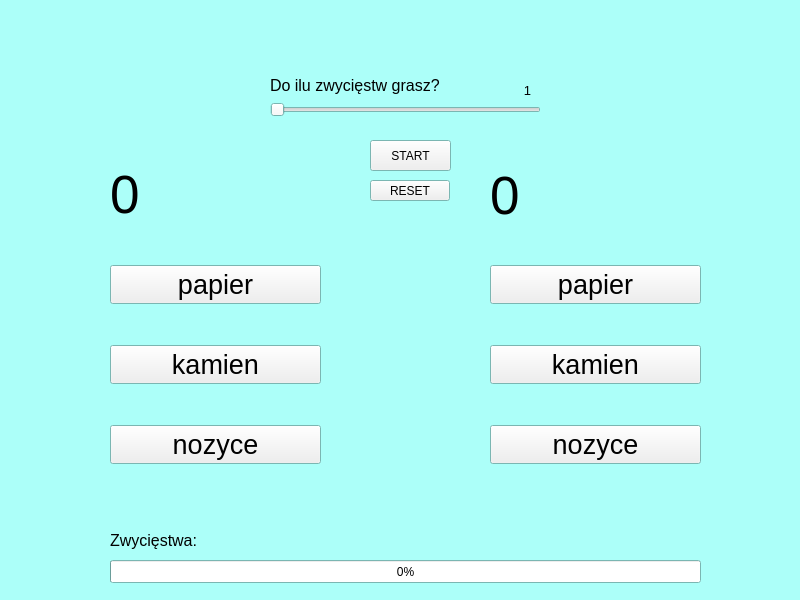
<?xml version="1.0" encoding="UTF-8"?>
<ui version="4.0">
 <class>MainWindow</class>
 <widget class="QMainWindow" name="MainWindow">
  <property name="geometry">
   <rect>
    <x>0</x>
    <y>0</y>
    <width>800</width>
    <height>600</height>
   </rect>
  </property>
  <property name="palette">
   <palette>
    <active>
     <colorrole role="Base">
      <brush brushstyle="SolidPattern">
       <color alpha="255">
        <red>255</red>
        <green>255</green>
        <blue>255</blue>
       </color>
      </brush>
     </colorrole>
     <colorrole role="Window">
      <brush brushstyle="SolidPattern">
       <color alpha="255">
        <red>172</red>
        <green>255</green>
        <blue>249</blue>
       </color>
      </brush>
     </colorrole>
    </active>
    <inactive>
     <colorrole role="Base">
      <brush brushstyle="SolidPattern">
       <color alpha="255">
        <red>255</red>
        <green>255</green>
        <blue>255</blue>
       </color>
      </brush>
     </colorrole>
     <colorrole role="Window">
      <brush brushstyle="SolidPattern">
       <color alpha="255">
        <red>172</red>
        <green>255</green>
        <blue>249</blue>
       </color>
      </brush>
     </colorrole>
    </inactive>
    <disabled>
     <colorrole role="Base">
      <brush brushstyle="SolidPattern">
       <color alpha="255">
        <red>172</red>
        <green>255</green>
        <blue>249</blue>
       </color>
      </brush>
     </colorrole>
     <colorrole role="Window">
      <brush brushstyle="SolidPattern">
       <color alpha="255">
        <red>172</red>
        <green>255</green>
        <blue>249</blue>
       </color>
      </brush>
     </colorrole>
    </disabled>
   </palette>
  </property>
  <property name="windowTitle">
   <string>MainWindow</string>
  </property>
  <widget class="QWidget" name="centralwidget">
   <widget class="QWidget" name="gridLayoutWidget">
    <property name="geometry">
     <rect>
      <x>110</x>
      <y>230</y>
      <width>211</width>
      <height>271</height>
     </rect>
    </property>
    <layout class="QGridLayout" name="gridLayout">
     <item row="3" column="0">
      <widget class="QPushButton" name="u3">
       <property name="font">
        <font>
         <pointsize>20</pointsize>
        </font>
       </property>
       <property name="text">
        <string>nozyce</string>
       </property>
      </widget>
     </item>
     <item row="1" column="0">
      <widget class="QPushButton" name="u2">
       <property name="font">
        <font>
         <pointsize>20</pointsize>
        </font>
       </property>
       <property name="text">
        <string>kamien</string>
       </property>
      </widget>
     </item>
     <item row="0" column="0">
      <widget class="QPushButton" name="u1">
       <property name="font">
        <font>
         <pointsize>20</pointsize>
        </font>
       </property>
       <property name="text">
        <string>papier</string>
       </property>
      </widget>
     </item>
    </layout>
   </widget>
   <widget class="QWidget" name="gridLayoutWidget_2">
    <property name="geometry">
     <rect>
      <x>490</x>
      <y>230</y>
      <width>211</width>
      <height>271</height>
     </rect>
    </property>
    <layout class="QGridLayout" name="gridLayout_2">
     <item row="4" column="0">
      <widget class="QPushButton" name="k3">
       <property name="font">
        <font>
         <pointsize>20</pointsize>
        </font>
       </property>
       <property name="text">
        <string>nozyce</string>
       </property>
      </widget>
     </item>
     <item row="1" column="0">
      <widget class="QPushButton" name="k2">
       <property name="font">
        <font>
         <pointsize>20</pointsize>
        </font>
       </property>
       <property name="text">
        <string>kamien</string>
       </property>
      </widget>
     </item>
     <item row="0" column="0">
      <widget class="QPushButton" name="k1">
       <property name="font">
        <font>
         <pointsize>20</pointsize>
        </font>
       </property>
       <property name="text">
        <string>papier</string>
       </property>
      </widget>
     </item>
    </layout>
   </widget>
   <widget class="QLabel" name="label">
    <property name="geometry">
     <rect>
      <x>110</x>
      <y>159</y>
      <width>211</width>
      <height>71</height>
     </rect>
    </property>
    <property name="palette">
     <palette>
      <active>
       <colorrole role="Text">
        <brush brushstyle="SolidPattern">
         <color alpha="255">
          <red>255</red>
          <green>255</green>
          <blue>255</blue>
         </color>
        </brush>
       </colorrole>
       <colorrole role="Base">
        <brush brushstyle="SolidPattern">
         <color alpha="255">
          <red>255</red>
          <green>255</green>
          <blue>255</blue>
         </color>
        </brush>
       </colorrole>
       <colorrole role="Window">
        <brush brushstyle="SolidPattern">
         <color alpha="255">
          <red>255</red>
          <green>0</green>
          <blue>0</blue>
         </color>
        </brush>
       </colorrole>
       <colorrole role="PlaceholderText">
        <brush brushstyle="SolidPattern">
         <color alpha="128">
          <red>255</red>
          <green>255</green>
          <blue>255</blue>
         </color>
        </brush>
       </colorrole>
      </active>
      <inactive>
       <colorrole role="Text">
        <brush brushstyle="SolidPattern">
         <color alpha="255">
          <red>255</red>
          <green>255</green>
          <blue>255</blue>
         </color>
        </brush>
       </colorrole>
       <colorrole role="Base">
        <brush brushstyle="SolidPattern">
         <color alpha="255">
          <red>255</red>
          <green>255</green>
          <blue>255</blue>
         </color>
        </brush>
       </colorrole>
       <colorrole role="Window">
        <brush brushstyle="SolidPattern">
         <color alpha="255">
          <red>255</red>
          <green>0</green>
          <blue>0</blue>
         </color>
        </brush>
       </colorrole>
       <colorrole role="PlaceholderText">
        <brush brushstyle="SolidPattern">
         <color alpha="128">
          <red>255</red>
          <green>255</green>
          <blue>255</blue>
         </color>
        </brush>
       </colorrole>
      </inactive>
      <disabled>
       <colorrole role="Text">
        <brush brushstyle="SolidPattern">
         <color alpha="255">
          <red>120</red>
          <green>120</green>
          <blue>120</blue>
         </color>
        </brush>
       </colorrole>
       <colorrole role="Base">
        <brush brushstyle="SolidPattern">
         <color alpha="255">
          <red>255</red>
          <green>0</green>
          <blue>0</blue>
         </color>
        </brush>
       </colorrole>
       <colorrole role="Window">
        <brush brushstyle="SolidPattern">
         <color alpha="255">
          <red>255</red>
          <green>0</green>
          <blue>0</blue>
         </color>
        </brush>
       </colorrole>
       <colorrole role="PlaceholderText">
        <brush brushstyle="SolidPattern">
         <color alpha="128">
          <red>0</red>
          <green>0</green>
          <blue>0</blue>
         </color>
        </brush>
       </colorrole>
      </disabled>
     </palette>
    </property>
    <property name="font">
     <font>
      <pointsize>40</pointsize>
     </font>
    </property>
    <property name="text">
     <string>0</string>
    </property>
    <property name="alignment">
     <set>Qt::AlignJustify|Qt::AlignVCenter</set>
    </property>
   </widget>
   <widget class="QLabel" name="label_2">
    <property name="geometry">
     <rect>
      <x>490</x>
      <y>160</y>
      <width>211</width>
      <height>71</height>
     </rect>
    </property>
    <property name="font">
     <font>
      <pointsize>40</pointsize>
     </font>
    </property>
    <property name="text">
     <string>0</string>
    </property>
    <property name="alignment">
     <set>Qt::AlignJustify|Qt::AlignVCenter</set>
    </property>
   </widget>
   <widget class="QPushButton" name="reset">
    <property name="geometry">
     <rect>
      <x>370</x>
      <y>180</y>
      <width>80</width>
      <height>21</height>
     </rect>
    </property>
    <property name="text">
     <string>RESET</string>
    </property>
   </widget>
   <widget class="QSlider" name="horizontalSlider">
    <property name="geometry">
     <rect>
      <x>270</x>
      <y>100</y>
      <width>271</width>
      <height>20</height>
     </rect>
    </property>
    <property name="minimum">
     <number>1</number>
    </property>
    <property name="orientation">
     <enum>Qt::Horizontal</enum>
    </property>
   </widget>
   <widget class="QPushButton" name="startButton">
    <property name="geometry">
     <rect>
      <x>370</x>
      <y>140</y>
      <width>81</width>
      <height>31</height>
     </rect>
    </property>
    <property name="text">
     <string>START</string>
    </property>
   </widget>
   <widget class="QLabel" name="label_3">
    <property name="geometry">
     <rect>
      <x>450</x>
      <y>80</y>
      <width>81</width>
      <height>20</height>
     </rect>
    </property>
    <property name="font">
     <font>
      <pointsize>10</pointsize>
     </font>
    </property>
    <property name="text">
     <string>1</string>
    </property>
    <property name="alignment">
     <set>Qt::AlignRight|Qt::AlignTrailing|Qt::AlignVCenter</set>
    </property>
   </widget>
   <widget class="QLabel" name="label_4">
    <property name="geometry">
     <rect>
      <x>270</x>
      <y>70</y>
      <width>191</width>
      <height>31</height>
     </rect>
    </property>
    <property name="font">
     <font>
      <pointsize>12</pointsize>
     </font>
    </property>
    <property name="text">
     <string>Do ilu zwycięstw grasz? </string>
    </property>
   </widget>
   <widget class="QLabel" name="label_5">
    <property name="geometry">
     <rect>
      <x>110</x>
      <y>530</y>
      <width>161</width>
      <height>21</height>
     </rect>
    </property>
    <property name="font">
     <font>
      <pointsize>12</pointsize>
     </font>
    </property>
    <property name="text">
     <string>Zwycięstwa: </string>
    </property>
   </widget>
   <widget class="QProgressBar" name="progressBar">
    <property name="geometry">
     <rect>
      <x>110</x>
      <y>560</y>
      <width>591</width>
      <height>23</height>
     </rect>
    </property>
    <property name="value">
     <number>0</number>
    </property>
   </widget>
  </widget>
 </widget>
 <resources/>
 <connections>
  <connection>
   <sender>horizontalSlider</sender>
   <signal>valueChanged(int)</signal>
   <receiver>label_3</receiver>
   <slot>setNum(int)</slot>
   <hints>
    <hint type="sourcelabel">
     <x>510</x>
     <y>109</y>
    </hint>
    <hint type="destinationlabel">
     <x>523</x>
     <y>82</y>
    </hint>
   </hints>
  </connection>
 </connections>
</ui>
